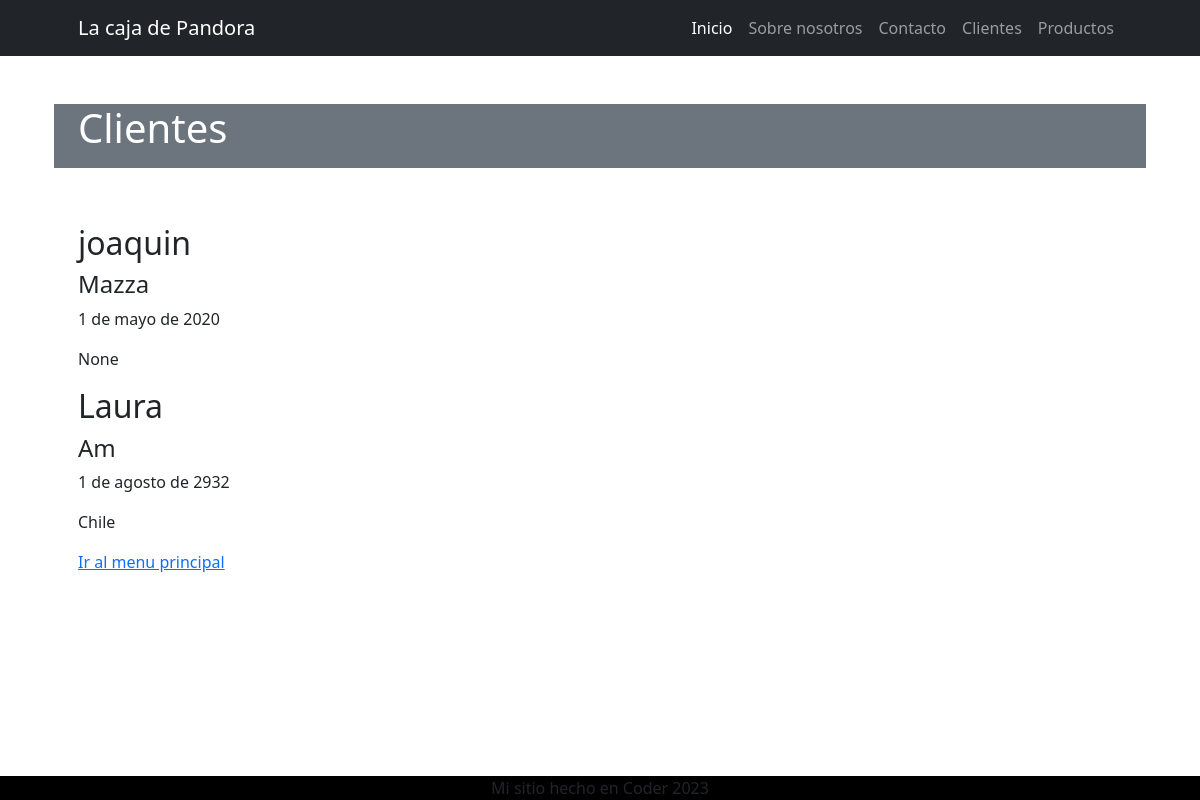
Page /cliente/ on the earlier database version.
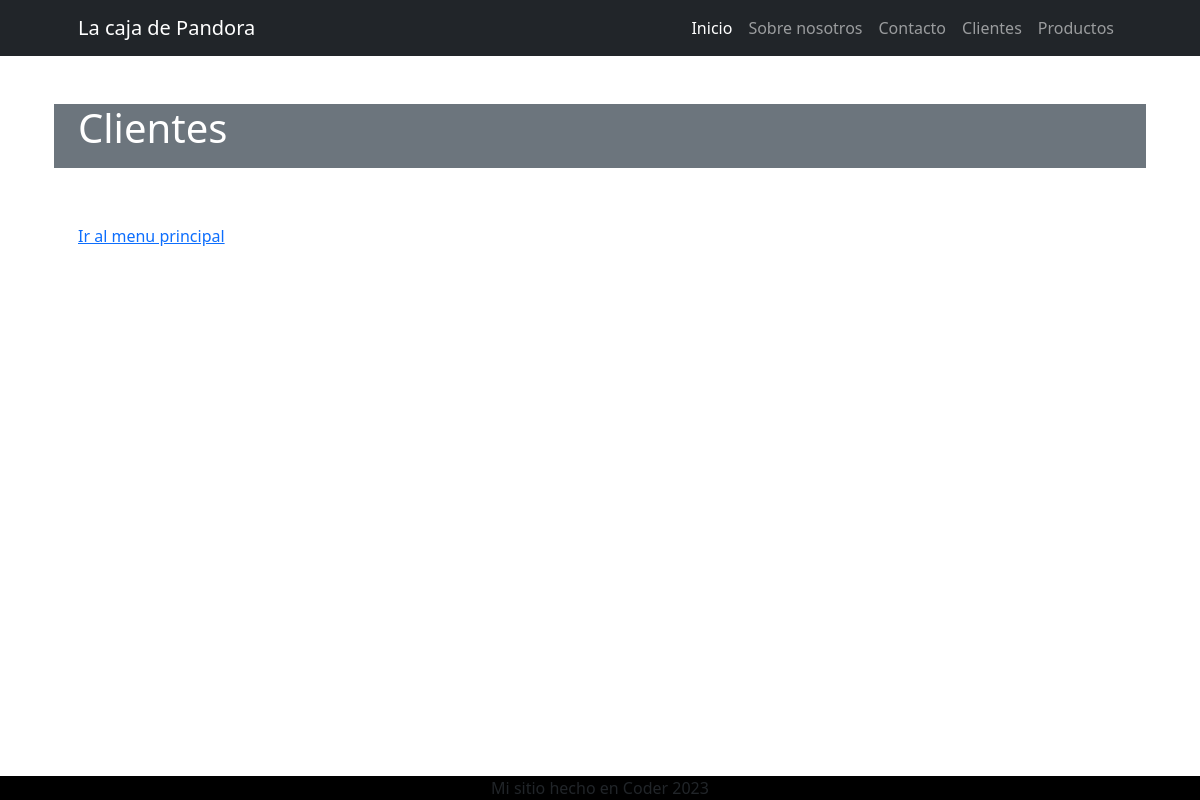
Same page on the later database version.
### apps/cliente/models.py (models this page shows, shortened)
class Cliente(models.Model):
    nombre = models.CharField(max_length=50)
    apellido = models.CharField(max_length=50)
    nacimiento = models.DateField(null=True)
    pais_origen_id = models.ForeignKey(Pais, on_delete=models.SET_NULL, null=True,blank=True)

class Pais(models.Model):
    nombre = models.CharField(max_length=50)
    def __str__(self):
        return self.nombre

### apps/cliente/views.py (the view)
# urls.py: path("",home,name="home"),
def home(request):
    clientes_registros=Cliente.objects.all()
    contexto={"clientes": clientes_registros}
    return render (request,"cliente/index.html",contexto)

### apps/cliente/templates/cliente/index.html
{% extends 'home/index.html' %}
{% block INDEX_TITULO %}
    Clientes
{% endblock INDEX_TITULO %}
{% block INDEX_CONTENIDO %}
    {% for cliente in clientes %}
        <h2>{{cliente.nombre}}</h2>
        <h4>{{cliente.apellido}}</h4>
        <p>{{cliente.nacimiento}}</p>
        <p>{{cliente.pais_origen_id}}</p>
    {% endfor %}
    <a href="{% url 'Home:home' %}">Ir al menu principal</a>
{% endblock INDEX_CONTENIDO %}

Differences in the rows shown:
removed Cliente: nombre "joaquin", apellido "Mazza", nacimiento "1 de mayo de 2020", pais_origen_id "None"
removed Cliente: nombre "Laura", apellido "Am", nacimiento "1 de agosto de 2932", pais_origen_id "Chile"
